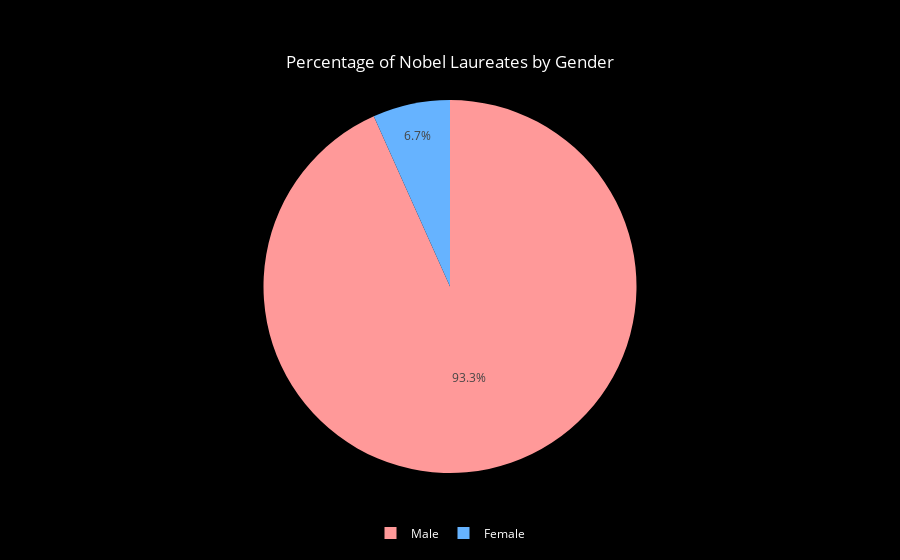

Source (notebook cell):
### Code cell
import plotly.express as px
gender_counts = nobel['sex'].value_counts().reset_index()
gender_counts.columns = ['Gender', 'Count']

fig = px.pie(gender_counts, values='Count', names='Gender', 
             title='Percentage of Nobel Laureates by Gender',
             color_discrete_sequence=['#ff9999','#66b3ff'])
            
fig.update_layout(
    paper_bgcolor='black',
    font_color='white',
    title={
        'text': 'Percentage of Nobel Laureates by Gender',
        'y':0.9,
        'x':0.5,
        'xanchor': 'center',
        'yanchor': 'top'
    },
    legend=dict(
        orientation="h",
        yanchor="bottom",
        y=-0.2,
        xanchor="center",
        x=0.5
    )
)
fig.show()

### Figure 1 — Plotly figure (JSON) as saved in the notebook; plotly's stock layout.template omitted (floating-point values rounded to 4 significant figures)
{"data": [{"domain": {"x": [0, 1], "y": [0, 1]}, "hovertemplate": "Gender=%{label}<br>Count=%{value}<extra></extra>", "labels": ["Male", "Female"], "legendgroup": "", "name": "", "showlegend": true, "type": "pie", "values": [905, 65]}], "layout": {"font": {"color": "white"}, "legend": {"orientation": "h", "tracegroupgap": 0, "x": 0.5, "xanchor": "center", "y": -0.2, "yanchor": "bottom"}, "paper_bgcolor": "black", "piecolorway": ["#ff9999", "#66b3ff"], "title": {"text": "Percentage of Nobel Laureates by Gender", "x": 0.5, "xanchor": "center", "y": 0.9, "yanchor": "top"}}}
